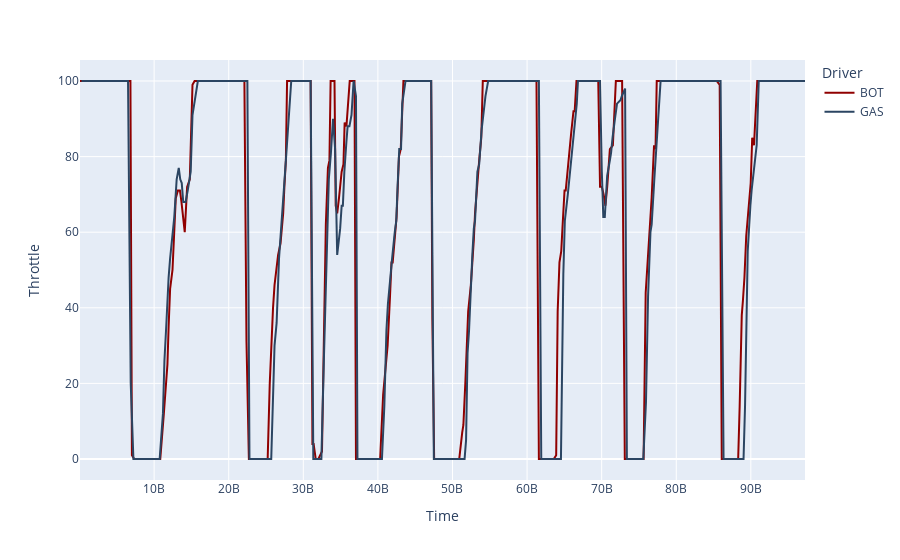

The cell this chart's notebook holds for it:
### Code cell
fig = px.line(telemetry, "Time", "Throttle", color="Driver", color_discrete_map=colors)
fig.show()

### Figure 1 — Plotly figure (JSON) as saved in the notebook; plotly's stock layout.template omitted (floating-point values rounded to 4 significant figures; data arrays with more than 128 entries replaced by an {"elided": "..."} marker saying what was removed)
{"data": [{"hovertemplate": "Driver=BOT<br>Time=%{x}<br>Throttle=%{y}<extra></extra>", "legendgroup": "BOT", "line": {"color": "#900000", "dash": "solid"}, "marker": {"symbol": "circle"}, "mode": "lines", "name": "BOT", "orientation": "v", "showlegend": true, "type": "scatter", "x": {"elided": "378 int values"}, "xaxis": "x", "y": {"elided": "378 int values"}, "yaxis": "y"}, {"hovertemplate": "Driver=GAS<br>Time=%{x}<br>Throttle=%{y}<extra></extra>", "legendgroup": "GAS", "line": {"color": "#2b4562", "dash": "solid"}, "marker": {"symbol": "circle"}, "mode": "lines", "name": "GAS", "orientation": "v", "showlegend": true, "type": "scatter", "x": {"elided": "354 int values"}, "xaxis": "x", "y": {"elided": "354 int values"}, "yaxis": "y"}], "layout": {"legend": {"title": {"text": "Driver"}, "tracegroupgap": 0}, "margin": {"t": 60}, "xaxis": {"anchor": "y", "domain": [0, 1], "title": {"text": "Time"}}, "yaxis": {"anchor": "x", "domain": [0, 1], "title": {"text": "Throttle"}}}}
